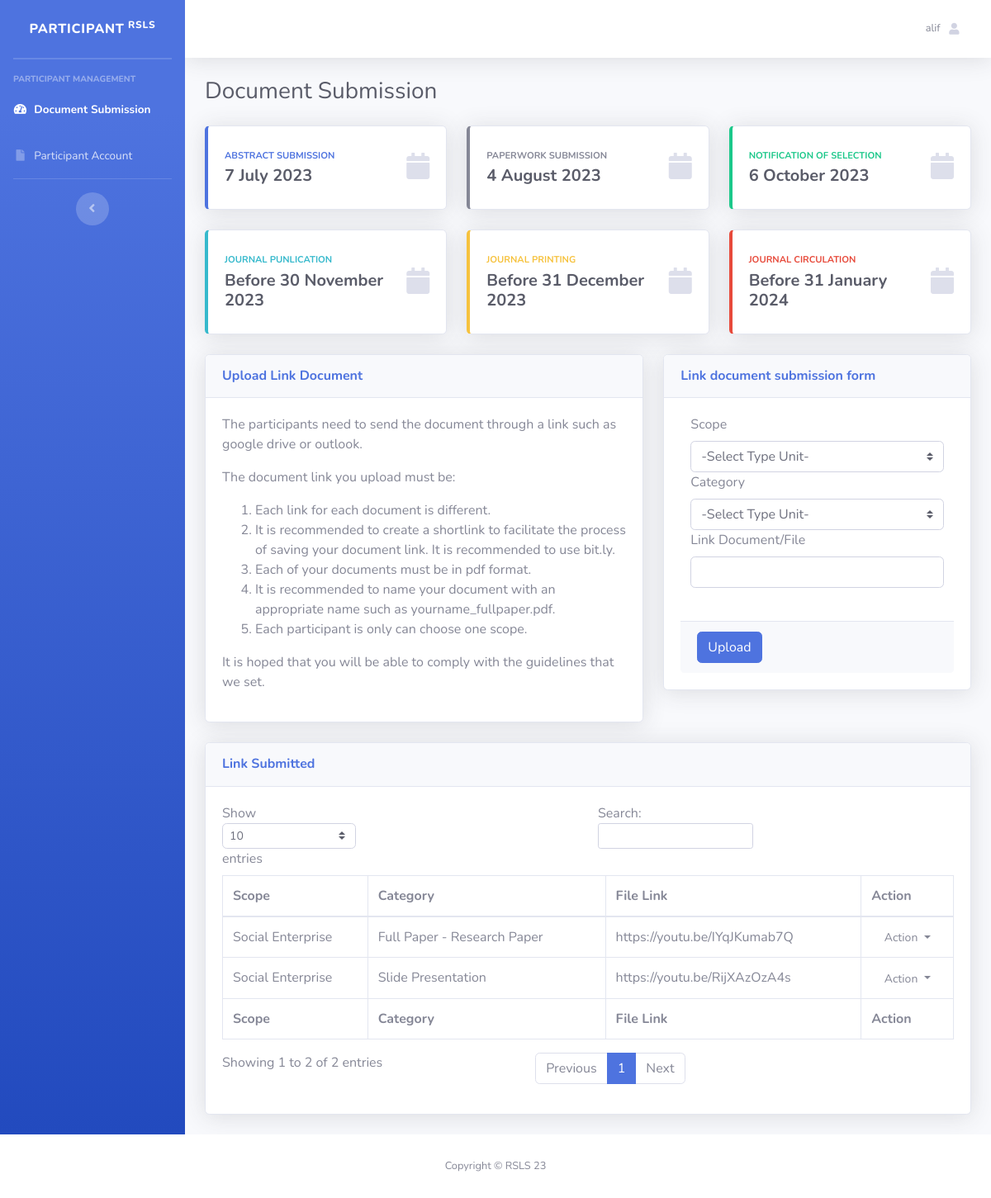
Screenshot of /participant/index.php (signed in) with the database file from the repository.
### tables this page shows
CREATE TABLE `file` (
  `id_file` int(25) NOT NULL,
  `id_user` int(25) NOT NULL,
  `id_scope` int(25) NOT NULL,
  `id_category` int(25) NOT NULL,
  `file_link` varchar(2555) NOT NULL
);

CREATE TABLE `scope` (
  `id_scope` int(255) NOT NULL,
  `scope_name` varchar(255) NOT NULL
);

CREATE TABLE `category` (
  `id_category` int(25) NOT NULL,
  `category_name` varchar(255) NOT NULL
);

### participant/index.php (the view, shortened to what the rows shown need)
<?php
require('../db/db_connect.php');
?>
<!DOCTYPE html>
<html lang="en">
<head>
    <link href="vendor/fontawesome-free/css/all.min.css" rel="stylesheet" type="text/css">
    <link href="css/sb-admin-2.min.css" rel="stylesheet">
</head>
<body id="page-top">
    <div id="wrapper">
        <div id="content-wrapper" class="d-flex flex-column">
            <div id="content">
                <div class="container-fluid">
                    <div class="d-sm-flex align-items-center justify-content-between mb-4">
                        <h1 class="h3 mb-0 text-gray-800">Document Submission</h1>
                    </div>
                    <div class="row">
                        <div class="col-lg-12">
                            <div class="card shadow mb-4">
                                <div class="card-body">
                                    <div class="table-responsive">
                                        <table class="table table-bordered" id="dataTable" width="100%" cellspacing="0">
                                            <thead>
                                                <tr>
                                                    <th>Scope</th>
                                                    <th>Category</th>
                                                    <th>File Link</th>
                                                    <th>Action</th>
                                                </tr>
                                            </thead>
                                            <tfoot>
                                                <tr>
                                                    <th>Scope</th>
                                                    <th>Category</th>
                                                    <th>File Link</th>
                                                    <th>Action</th>
                                                </tr>
                                            </tfoot>
                                            <tbody>
                                            <?php
                                        $username = $_SESSION['username'];
                                        $sql = "SELECT f.id_file, f.file_link, u.username, u.email, s.scope_name, c.category_name, r.title, r.full_name, r.phone_number, r.register_as, r.address, r.university, r.research_field
                                        FROM file AS f
                                        JOIN users AS u ON f.id_user = u.id
                                        JOIN scope AS s ON f.id_scope = s.id_scope
                                        JOIN category AS c ON f.id_category = c.id_category
                                        JOIN registration AS r ON u.id = r.id_login
                                        WHERE U.username ='$username'";
                                        $sql_run = mysqli_query($conn, $sql);
                                        while($row= mysqli_fetch_array($sql_run)){
                                                            ?>
                                            <tr>
                                                <td><?php echo $row['scope_name']; ?></td>
                                                <td><?php echo $row['category_name']; ?></td>
                                                <td><?php echo $row['file_link']; ?></td>
                                                <td align="center">
                                                    <button type="button" class="btn btn-flat btn-default btn-sm dropdown-toggle dropdown-icon py-0" data-toggle="dropdown">
                                                            Action
                                                    </button>
                                            </td>
                                            </tr> <?php } ?>
                                            </tbody>
                                        </table>
                                    </div>
                                </div>
                            </div>
                        </div>
                    </div>
                            </div>
                        </div>
                    </div>
            </div>
</body>
</html>

### rows the page displays
file: id_scope.scope_name "Social Enterprise", id_category.category_name "Full Paper - Research Paper", file_link "https://youtu.be/IYqJKumab7Q"
file: id_scope.scope_name "Social Enterprise", id_category.category_name "Slide Presentation", file_link "https://youtu.be/RijXAzOzA4s"

### other values shown
$_SESSION['username'] "alif"
